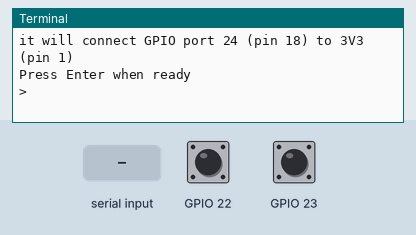
This program was run on a simulated Raspberry Pi (BCM pin numbers). Shown: the last lines printed to the terminal. The test bench sets the inputs (shaded band); at power-on: GPIO 22 HIGH, GPIO 23 LOW. At 4.6 s the program stops and its outputs stay as they are.

Above: at 1.2 s.
1.3 s: "1" typed at the terminal, then Enter
At 1.9 s:
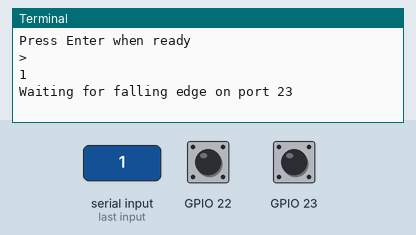
2.8 s: GPIO 22 pulled LOW for 0.15 s
At 4.0 s:
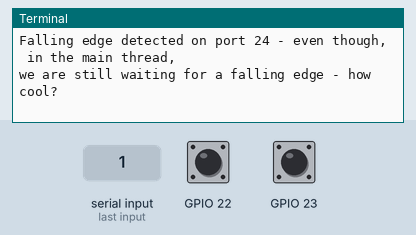
4.4 s: GPIO 23 pulled HIGH for 0.15 s
At 5.0 s:
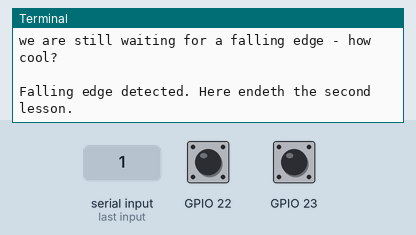

Measured:
- after the input at 1.3 s, the terminal: prints a new line at once (image 1)
- after the input at 2.8 s, the terminal: prints a new line at once (image 2)
- after the input at 4.4 s, the terminal: prints a new line after 0.15 s (image 3)

The program:

interrupt_event.py
```python
#!/usr/bin/env python2.7
# script by Alex Eames http://RasPi.tv

import RPi.GPIO as GPIO
GPIO.setmode(GPIO.BCM)

# GPIO 23 & 24 set up as inputs. One pulled up, the other down.
# 23 will go to GND when button pressed and 24 will go to 3V3 (3.3V)
# this enables us to demonstrate both rising and falling edge detection
GPIO.setup(22, GPIO.IN, pull_up_down=GPIO.PUD_UP)
GPIO.setup(23, GPIO.IN, pull_up_down=GPIO.PUD_DOWN)

# now we'll define the threaded callback function
# this will run in another thread when our event is detected
def my_callback(channel):
    print "Falling edge detected on port 24 - even though, in the main thread,"
    print "we are still waiting for a falling edge - how cool?\n"

print "Make sure you have a button connected so that when pressed"
print "it will connect GPIO port 23 (pin 16) to GND (pin 6)\n"
print "You will also need a second button connected so that when pressed"
print "it will connect GPIO port 24 (pin 18) to 3V3 (pin 1)"
raw_input("Press Enter when ready\n>")

# The GPIO.add_event_detect() line below set things up so that
# when a rising edge is detected on port 24, regardless of whatever
# else is happening in the program, the function "my_callback" will be run
# It will happen even while the program is waiting for
# a falling edge on the other button.
GPIO.add_event_detect(22, GPIO.FALLING, callback=my_callback)

try:
    print "Waiting for falling edge on port 23"
    GPIO.wait_for_edge(23, GPIO.FALLING)
    print "Falling edge detected. Here endeth the second lesson."

except KeyboardInterrupt:
    GPIO.cleanup()       # clean up GPIO on CTRL+C exit
GPIO.cleanup()           # clean up GPIO on normal exit
```
